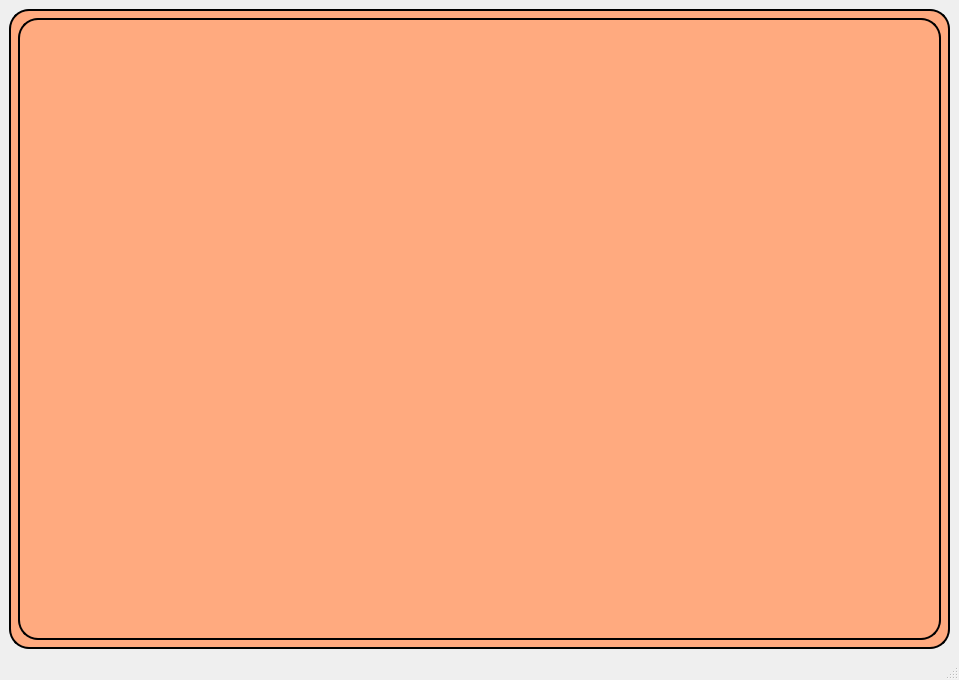
<?xml version="1.0" encoding="UTF-8"?>
<ui version="4.0">
 <class>MainWindow</class>
 <widget class="QMainWindow" name="MainWindow">
  <property name="geometry">
   <rect>
    <x>0</x>
    <y>0</y>
    <width>959</width>
    <height>680</height>
   </rect>
  </property>
  <property name="windowTitle">
   <string>MainWindow</string>
  </property>
  <widget class="QWidget" name="centralwidget">
   <layout class="QVBoxLayout" name="verticalLayout">
    <item>
     <widget class="QWidget" name="widget" native="true">
      <property name="styleSheet">
       <string notr="true">background-color: rgb(255, 170, 127);
border: 2px solid black;
border-radius: 20px;</string>
      </property>
      <layout class="QVBoxLayout" name="verticalLayout_2">
       <item>
        <widget class="QTextEdit" name="textEdit">
         <property name="html">
          <string>&lt;!DOCTYPE HTML PUBLIC &quot;-//W3C//DTD HTML 4.0//EN&quot; &quot;http://www.w3.org/TR/REC-html40/strict.dtd&quot;&gt;
&lt;html&gt;&lt;head&gt;&lt;meta name=&quot;qrichtext&quot; content=&quot;1&quot; /&gt;&lt;style type=&quot;text/css&quot;&gt;
p, li { white-space: pre-wrap; }
&lt;/style&gt;&lt;/head&gt;&lt;body style=&quot; font-family:'MS Shell Dlg 2'; font-size:7.8pt; font-weight:400; font-style:normal;&quot;&gt;
&lt;p style=&quot;-qt-paragraph-type:empty; margin-top:0px; margin-bottom:0px; margin-left:0px; margin-right:0px; -qt-block-indent:0; text-indent:0px;&quot;&gt;&lt;br /&gt;&lt;/p&gt;&lt;/body&gt;&lt;/html&gt;</string>
         </property>
        </widget>
       </item>
      </layout>
     </widget>
    </item>
   </layout>
  </widget>
  <widget class="QMenuBar" name="menubar">
   <property name="geometry">
    <rect>
     <x>0</x>
     <y>0</y>
     <width>959</width>
     <height>26</height>
    </rect>
   </property>
  </widget>
  <widget class="QStatusBar" name="statusbar"/>
 </widget>
 <resources/>
 <connections/>
</ui>
